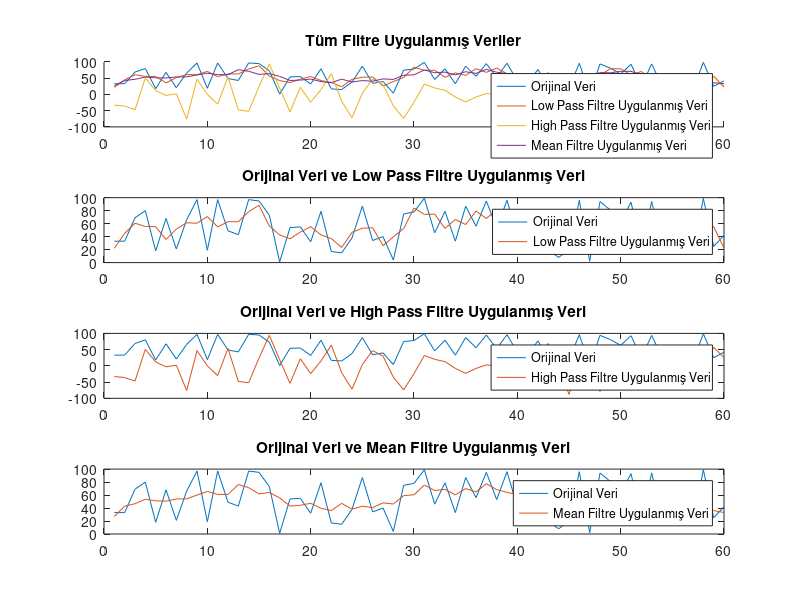

Source code (MATLAB):

%y(n)=(1/(windowSize))*(x(n)+x(n−1)+...+x(n−(windowSize−1)))  matematiksel formülüdür

%windowWidth = 11;   %kernel boyutunu ayarlıyoruz        
%kernel = ones(1, windowWidth)/WindowWidth;                %Bu kodda temelde kernel filtresinin kodudur.
%lowPassFilteredSignal = conv(dataList, kernel, 'same');

%{--------------------------------------------------------------------------------------------------------------------------------}%


% 0 ile 100 arasında rastgele değerler içeren sensorData oluşturma
dataList = randi([0, 100], 60, 1);

% Low pass, high pass ve mean filtrelere uygulama
lowPassFiltre =  [1, 1, 1]/3;
highPassFiltre =  [-1, 0, 1]/1; 
meanFiltre = [1, 1, 1, 1, 1]/5;

lowPassSonuc = conv(dataList, lowPassFiltre, 'same');
highPassSonuc = conv(dataList, highPassFiltre, 'same');
meanSonuc = conv(dataList, meanFiltre, 'same');


% Orijinal veri ile tek grafikte gösterme
figure;
subplot(4, 1, 1);
hold on;
plot(dataList, 'DisplayName', 'Orijinal Veri');
plot(lowPassSonuc, 'DisplayName', 'Low Pass Filtre Uygulanmış Veri');
plot(highPassSonuc, 'DisplayName', 'High Pass Filtre Uygulanmış Veri');
plot(meanSonuc, 'DisplayName', 'Mean Filtre Uygulanmış Veri');
hold off;
legend;
title('Tüm Filtre Uygulanmış Veriler');
subplot(4, 1, 2);
plot(dataList, 'DisplayName', 'Orijinal Veri');
hold on;
plot(lowPassSonuc, 'DisplayName', 'Low Pass Filtre Uygulanmış Veri');
hold off;
legend;
title('Orijinal Veri ve Low Pass Filtre Uygulanmış Veri');

subplot(4, 1, 3);
plot(dataList, 'DisplayName', 'Orijinal Veri');
hold on;
plot(highPassSonuc, 'DisplayName', 'High Pass Filtre Uygulanmış Veri');
hold off;
legend;
title('Orijinal Veri ve High Pass Filtre Uygulanmış Veri');

subplot(4, 1, 4);
plot(dataList, 'DisplayName', 'Orijinal Veri');
hold on;
plot(meanSonuc, 'DisplayName', 'Mean Filtre Uygulanmış Veri');
hold off;
legend;
title('Orijinal Veri ve Mean Filtre Uygulanmış Veri');
%{
Mean filtreyi uyguladığınız orijinal veri ile tek grafikte gösterme
figure;
plot(sensorData, 'DisplayName', 'Orijinal Veri');
hold on;
plot(meanSonuc, 'DisplayName', 'Mean Filtre Uygulanmış Veri');
hold off;
legend;
title('Orijinal Veri ve Mean Filtre Uygulanmış Veri');
%}